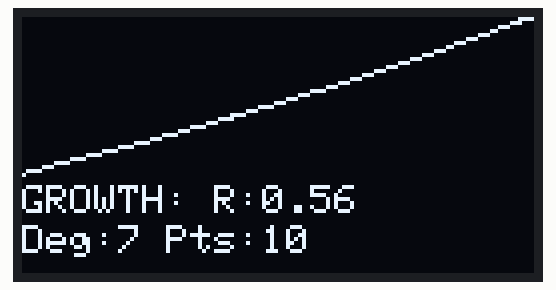
Recording of a sketch running on a simulated Arduino Uno, built with avr-gcc and run on an emulated ATmega328P. On the bench: 128×64 one-colour display. Random numbers use the default seed unless the sketch sets one; what the sketch prints to the serial monitor is not drawn.

Above: at 2.4 s.
At 14.5 s:
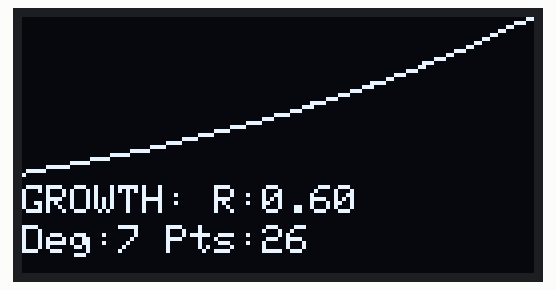
At 21.2 s:
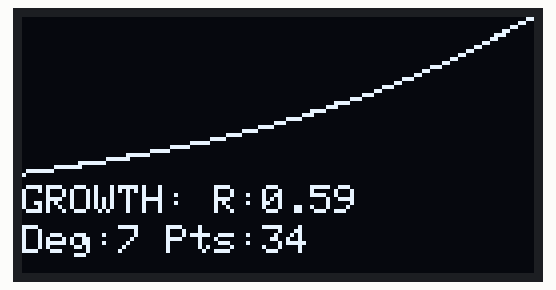
At 27.3 s:
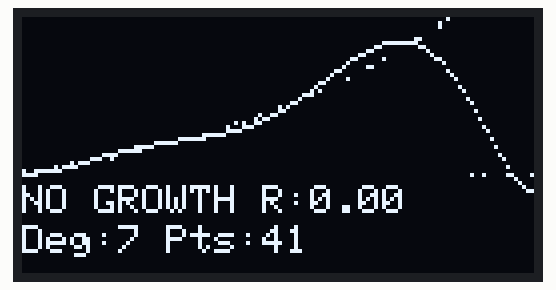
At 32.8 s:
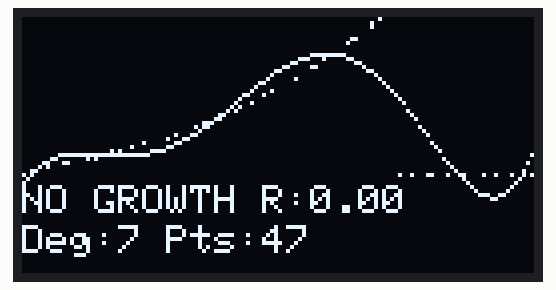
At 38.5 s:
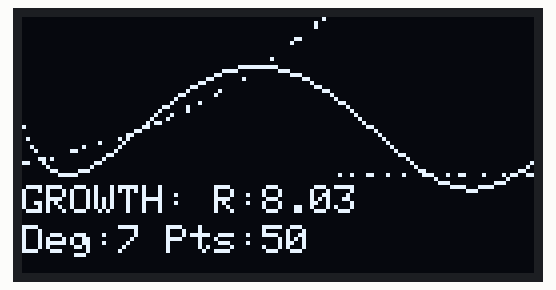

The sketch:

fitter2.ino
```cpp
#include <Arduino.h>
#include <Adafruit_GFX.h>
#include <Adafruit_SSD1306.h>
#include <vector>
#include <numeric>
#include <cmath>

#define SCREEN_WIDTH 128
#define SCREEN_HEIGHT 64
//#define OLED_RESET -1
#define SCREEN_ADDRESS 0x3C

  constexpr uint8_t OLED_DC = 16 ;
//#define OLED_DC     16
  constexpr uint8_t OLED_CS = 5 ;
//#define OLED_CS     5
  constexpr uint8_t OLED_RESET = 17;
//#define OLED_RESET  17
  constexpr uint32_t OLED_BITRATE = 80000000 ;

#define MAX_DATASET_WINDOW 50

class AdvancedPolynomialFitter {
public:
    // Optimization methods enum
    enum OptimizationMethod {
        GRADIENT_DESCENT,
        LEVENBERG_MARQUARDT,
        NELDER_MEAD,
    };

    // calculate using Welford's method
    double calculateMSE(const std::vector<float>& coeffs,
                   const std::vector<float>& x,
                   const std::vector<float>& y) {
    double meanSquaredError = 0.0;
    double mean = 0.0;
    double M2 = 0.0;

    for (size_t i = 0; i < x.size(); ++i) {
        float prediction = 0.0;
        for (size_t j = 0; j < coeffs.size(); ++j) {
            prediction += coeffs[j] * pow(x[i], j);
        }
        float error = prediction - y[i];
        double squaredError = error * error;
        double delta = squaredError - mean;
        mean += delta / (i + 1);
        M2 += delta * (squaredError - mean);
    }

    meanSquaredError = mean;
    //Serial.println(meanSquaredError);
    return meanSquaredError;
}


    // Fit a polynomial to the data using the normal equation
    std::vector<float> fitPolynomial(const std::vector<float>& x, const std::vector<float>& y, int degree,
    OptimizationMethod method = GRADIENT_DESCENT) {
        if (x.size() != y.size() || x.empty() || degree < 1) {
            return {};  // Invalid input
        }

       // Normalize x and y
        std::vector<float> x_norm = x;
        double x_min = *std::min_element(x.begin(), x.end());
        Serial.print("xmin:");
        Serial.print(x_min);
        double x_max = *std::max_element(x.begin(), x.end());
        Serial.print(" xmax:");
        Serial.println(x_max);

       // double y_max = *std::max_element(y.begin(), y.end());
        std::transform(x.begin(), x.end(), x_norm.begin(), [x_min](double val) { return val - x_min; });
        //std::transform(y.begin(), y.end(), y_norm.begin(), [y_max](double val) { return val / y_max; });
        Serial.println(x_norm[0]);
        Serial.println(x_norm[x_norm.size()-1]);

        size_t n = x_norm.size();
        size_t m = degree + 1;

        // Construct the Vandermonde matrix
        std::vector<std::vector<double>> A(n, std::vector<double>(m, 0.0));
        for (size_t i = 0; i < n; ++i) {
            double xi = 1.0;
            for (size_t j = 0; j < m; ++j) {
                A[i][j] = xi;
                xi *= x_norm[i];
            }
        }

        // Construct the normal equation: (A^T * A) * coeffs = A^T * y
        std::vector<std::vector<double>> ATA(m, std::vector<double>(m, 0.0));
        std::vector<double> ATy(m, 0.0);

        for (size_t i = 0; i < n; ++i) {
            for (size_t j = 0; j < m; ++j) {
                ATy[j] += A[i][j] * y[i];
                for (size_t k = 0; k < m; ++k) {
                    ATA[j][k] += A[i][j] * A[i][k];
                }
            }
        }

        // Solve the normal equation using Gaussian elimination
        std::vector<double> coeffs = solveLinearSystem(ATA, ATy);

        // Convert coefficients to float
        std::vector<float> result(coeffs.begin(), coeffs.end());
        return result;
    }

private:
    // Solve a linear system using Gaussian elimination
    std::vector<double> solveLinearSystem(std::vector<std::vector<double>>& A, std::vector<double>& b) {
        size_t n = A.size();

        // Forward elimination
        for (size_t k = 0; k < n; ++k) {
            // Pivot for numerical stability
            for (size_t i = k + 1; i < n; ++i) {
                if (fabs(A[i][k]) > fabs(A[k][k])) {
                    std::swap(A[k], A[i]);
                    std::swap(b[k], b[i]);
                }
            }

            for (size_t i = k + 1; i < n; ++i) {
                double factor = A[i][k] / A[k][k];
                for (size_t j = k; j < n; ++j) {
                    A[i][j] -= factor * A[k][j];
                }
                b[i] -= factor * b[k];
            }
        }

        // Back substitution
        std::vector<double> x(n, 0.0);
        for (int i = n - 1; i >= 0; --i) {
            x[i] = b[i];
            for (size_t j = i + 1; j < n; ++j) {
                x[i] -= A[i][j] * x[j];
            }
            x[i] /= A[i][i];
        }

        return x;
    }
};
//------------------- graphics


class AdvancedOLEDVisualizer {
private:
    Adafruit_SSD1306 display;

    // Improved mapping with float precision
    float mapFloat(float x, float in_min, float in_max, float out_min, float out_max) {
        return (x - in_min) * (out_max - out_min) / (in_max - in_min) + out_min;
    }

    // Compute polynomial derivative
    std::vector<float> computeDerivative(const std::vector<float>& coeffs) {
        std::vector<float> derivative(coeffs.size() - 1, 0.0);
        for (size_t i = 1; i < coeffs.size(); ++i) {
            derivative.push_back(i * coeffs[i]);
        }
        return derivative;
    }

public:
//    AdvancedOLEDVisualizer() : display(SCREEN_WIDTH, SCREEN_HEIGHT, &Wire, OLED_RESET) {}
      AdvancedOLEDVisualizer() : display(SCREEN_WIDTH, SCREEN_HEIGHT, &SPI, OLED_DC, OLED_RESET, OLED_CS, OLED_BITRATE) {}

    void begin() {
        Wire.begin();
        if(!display.begin(SSD1306_SWITCHCAPVCC, SCREEN_ADDRESS)) {
            Serial.println(F("SSD1306 allocation failed"));
            for(;;);
        }
        display.clearDisplay();
        display.setTextSize(1);
        display.setTextColor(SSD1306_WHITE);
    }


    void visualizeGrowthAnalysis(
        const std::vector<float>& xData,
        const std::vector<float>& yData,
        const std::vector<float>& coeffs,
        bool growthDetected,
        float growthRate
    ) {
        display.clearDisplay();

        // Find data ranges
        float xMin = *std::min_element(xData.begin(), xData.end());
        float xMax = *std::max_element(xData.begin(), xData.end());
        float yMin = *std::min_element(yData.begin(), yData.end());
        float yMax = *std::max_element(yData.begin(), yData.end());

        // Compute derivative
        //std::vector<float> derivative = computeDerivative(coeffs);

        // Split screen into three regions
        int dataPlotHeight = 40;  // Main data plot
        int bottomInfoHeight = 24;  // Bottom info area

        // Plot original data points
        for (size_t i = 0; i < xData.size(); ++i) {
            int x = mapFloat(xData[i], xMin, xMax, 0, SCREEN_WIDTH-1);
            int y = mapFloat(yData[i], yMin, yMax, dataPlotHeight-1, 0);
            display.drawPixel(x, y, SSD1306_WHITE);
        }

        // Plot fitted polynomial curve
        for (int x = 0; x < SCREEN_WIDTH; ++x) {
            float dataX = mapFloat(x, 0, SCREEN_WIDTH-1, xMin, xMax);

            // Evaluate polynomial
            float yFitted = 0.0;
            for (size_t j = 0; j < coeffs.size(); ++j) {
                yFitted += coeffs[j] * pow(dataX-xMin, j);
            }

            // Map fitted y to screen
            int y = mapFloat(yFitted, yMin, yMax, dataPlotHeight-1, 0);
            display.drawPixel(x, y, SSD1306_WHITE);
        }

        // Bottom info area
        //display.drawFastHLine(0, dataPlotHeight, SCREEN_WIDTH, SSD1306_WHITE);

        // Compact info display
        display.setCursor(0, dataPlotHeight + 2);
        display.print(growthDetected ? "GROWTH:" : "NO GROWTH");
        display.print(" R:");
        display.print(growthRate, 2);

        // Degree and visualization indicator
        display.setCursor(0, dataPlotHeight + 12);
        display.print("Deg:");
        display.print(coeffs.size()-1);
        display.print(" Pts:");
        display.print(xData.size());
        display.display();
    }

    void displayErrorState(const String& errorMsg) {
        display.clearDisplay();
        display.setCursor(0,0);
        display.println("ERROR:");
        display.println(errorMsg);
        display.display();
    }
};

// Example usage in ESP32 context
class ExponentialGrowthDetector {
private:
    AdvancedPolynomialFitter polynomialFitter;
    std::vector<float> timestamps;
    std::vector<float> values;
    AdvancedOLEDVisualizer oledViz;

public:
    void begin() {
        oledViz.begin();
    }

    void addDataPoint(float timestamp, float value) {
        timestamps.push_back(timestamp);
        values.push_back(value);

        // Limit dataset size
        if (timestamps.size() > MAX_DATASET_WINDOW) {
            timestamps.erase(timestamps.begin());
            values.erase(values.begin());
        }
    }


float computeGrowthRate(const std::vector<float>& coeffs,
                        const std::vector<float>& xData,
                        float backwardTimeWindow,
                        float forwardTimeWindow) {
    if (xData.size() < 2 || coeffs.empty()) return 0.0;

    // Determine the time range for the backward window
    float latestTime = xData.back();
    float startTime = latestTime - backwardTimeWindow;

    // Find indices within the backward window
    auto startIt = std::lower_bound(xData.begin(), xData.end(), startTime);
    size_t startIndex = std::distance(xData.begin(), startIt);

    if (startIndex >= xData.size() - 1) return 0.0;

    // Calculate average growth rate over the backward time window
    float firstValue = 0.0, lastValue = 0.0;
    for (size_t j = 0; j < coeffs.size(); ++j) {
        firstValue += coeffs[j] * pow(xData[startIndex], j);
        lastValue += coeffs[j] * pow(xData.back(), j);
    }

    if (firstValue <= 0) return 0.0;  // Avoid division by zero or invalid growth rate

    float growthRate = (lastValue - firstValue) / firstValue;

    // Predict future value for the forward time window
    float futureTime = latestTime + forwardTimeWindow;
    float predictedValue = 0.0;
    for (size_t j = 0; j < coeffs.size(); ++j) {
        predictedValue += coeffs[j] * pow(futureTime, j);
    }

    Serial.print("Growth Rate: ");
    Serial.println(growthRate, 4);
    Serial.print("Predicted Value (");
    Serial.print(forwardTimeWindow);
    Serial.print(" units forward): ");
    Serial.println(predictedValue, 4);

    return growthRate;
}

    bool detectExponentialGrowth() {
        if (timestamps.size() < 10) return false;

        // Try different polynomial degrees and optimization methods
//        std::vector<int> degrees = {3, 4, 5, 6, 7};
        std::vector<uint8_t> degrees = {1,2,3,4,5,6,7};

        float bestGrowthRate = 0.0;
        bool growthDetected = false;
        std::vector<float> newCoeffs;
        std::vector<float> lastCoeffs;
        std::vector<float> bestCoeffs;

        std::vector<AdvancedPolynomialFitter::OptimizationMethod> methods = {
            AdvancedPolynomialFitter::GRADIENT_DESCENT,
            //AdvancedPolynomialFitter::LEVENBERG_MARQUARDT,
            //AdvancedPolynomialFitter::NELDER_MEAD,
        };

       // Normalize timestamps
        std::vector<float> timestamps_norm = timestamps;
        double timestamps_min = *std::min_element(timestamps.begin(), timestamps.end());
   //     Serial.print("timestamps:");
   //     Serial.print(timestamps_min);
        double timestamps_max = *std::max_element(timestamps.begin(), timestamps.end());
   //     Serial.print(" timestamps:");
   //     Serial.println(timestamps_max);

       // double y_max = *std::max_element(y.begin(), y.end());
        std::transform(timestamps.begin(), timestamps.end(), timestamps_norm.begin(), [timestamps_min](double val) { return val - timestamps_min; });
        //std::transform(y.begin(), y.end(), y_norm.begin(), [y_max](double val) { return val / y_max; });
        Serial.println(timestamps_norm[0]);
        Serial.println(timestamps_norm[timestamps_norm.size()-1]);


        for (uint8_t degree : degrees) {
            for (auto method : methods) {
//                std::vector<float> coeffs = polynomialFitter.fitPolynomial(
                  newCoeffs = polynomialFitter.fitPolynomial(
                    timestamps, values, degree, method
                );
                bestCoeffs = newCoeffs; // ensure there is some fit in coeffs sent to visualizer

                // Compute growth rate over backward time window and predict future
            float backwardTimeWindow = 5.0;  // Example: 5 units
            float forwardTimeWindow = 2.0;   // Example: 2 units
            float growthRate = computeGrowthRate(newCoeffs, timestamps, backwardTimeWindow, forwardTimeWindow);

                // Sophisticated growth detection criteria
            if (growthRate > 0.2 && growthRate < 10.0) {
                growthDetected = true;
               if (growthRate > bestGrowthRate) {
                    bestGrowthRate = growthRate;
//                    bestCoeffs = coeffs;
                }
            }
                // choose polynomial with best fit.


                // Potential growth detection logic
               // if (prediction > values.back() * 1.5 && errorBound < 0.1) {
                    //return true;
                //}
            }

            // choose polynomial with best fit.


        }
        // Visualize results
        oledViz.visualizeGrowthAnalysis(
            //timestamps, values, bestCoeffs,
            timestamps, values, bestCoeffs,
            growthDetected, bestGrowthRate
        );
        return growthDetected;
    }
};

   ExponentialGrowthDetector growthDetector;

void setup() {
    Serial.begin(115200);
    // Initialize growth detector and OLED
    growthDetector.begin();
}

float exp_step = 0 ;
float value = 0 ;
void loop() {
    // Simulate exponential-like data collection
    static float time = 0;

    // Simulated exponential growth with noise
   // float value = 1 * sin(0.2*time)*exp(0.1 *time)) + random(-80, 80) / 10.0;

    float time_delta = random(0,+100)/100.0;
    float ride = 1*sin(0.2*time) ;

    if (ride >0) {exp_step += time_delta;
    } else { exp_step = 0 ;}

    value = 2*exp(exp_step*0.1);
    time += time_delta;
    growthDetector.addDataPoint(time, value);
    // Detect growth and visualize
    growthDetector.detectExponentialGrowth();

    delay(200);
}
```

Measured:
- what the display in image 0 shows lasts 0.8 s, from 2.3 s to 3.1 s
- what the display in image 1 shows lasts 0.8 s, from 14.5 s to 15.3 s
- what the display in image 2 shows lasts 0.9 s, from 21.1 s to 22.0 s
